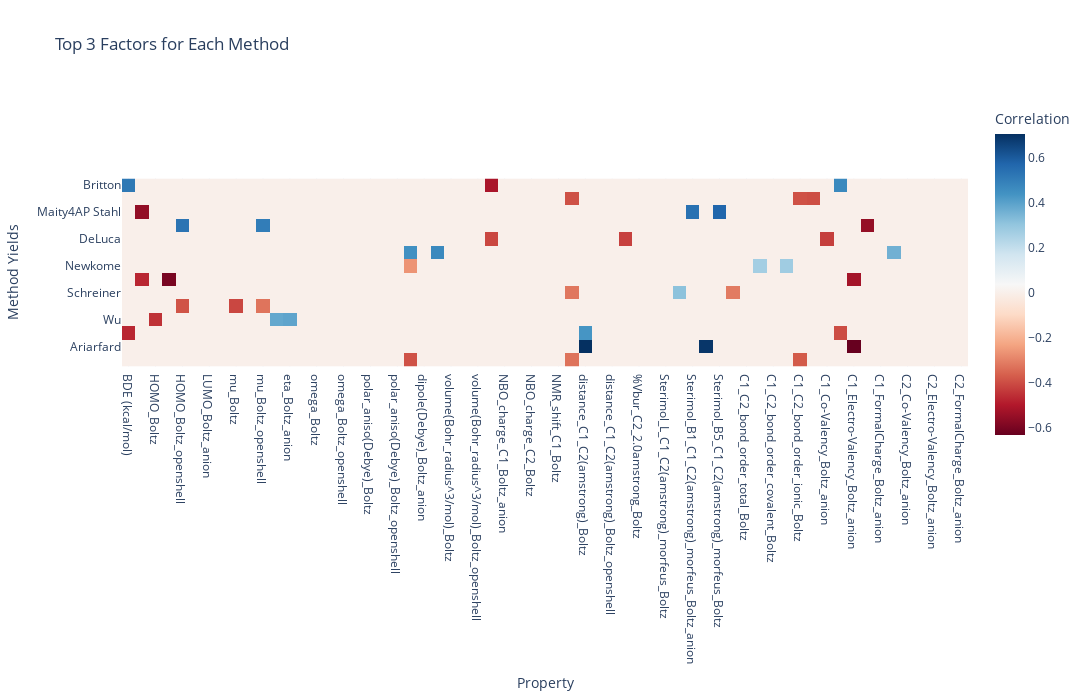

Notebook code for this chart:
### Code cell
import plotly.express as px

# Prepare a matrix with only top 5 factors for each method
filtered_matrix = correlation_results.copy()
filtered_matrix[:] = 0  # Initialize with zeros

for method, factors in top_factors_dict.items():
    # Retain only the top 5 factors
    filtered_matrix.loc[factors, method] = correlation_results.loc[factors, method]

# Plot the 2D matrix
fig = px.imshow(
    filtered_matrix.T,
    labels={"x": "Property", "y": "Method", "color": "Correlation"},
    color_continuous_scale="RdBu",  # Diverging color scale
    title="Top 3 Factors for Each Method",
)

# Customize layout
fig.update_layout(
    height=len(filtered_matrix.columns) * 50,
    width=len(filtered_matrix) * 20,
    xaxis_title="Property",
    yaxis_title="Method Yields",
    template="plotly_white",
)

# Show the plot
fig.show()

### Figure 1 — Plotly figure (JSON) as saved in the notebook; plotly's stock layout.template omitted (floating-point values rounded to 4 significant figures; data arrays with more than 128 entries replaced by an {"elided": "..."} marker saying what was removed)
{"data": [{"coloraxis": "coloraxis", "hovertemplate": "Property: %{x}<br>Method: %{y}<br>Correlation: %{z}<extra></extra>", "name": "0", "type": "heatmap", "x": ["BDE (kcal/mol)", "E_spc (Hartree)", "HOMO_Boltz", "HOMO_Boltz_anion", "HOMO_Boltz_openshell", "LUMO_Boltz", "LUMO_Boltz_anion", "LUMO_Boltz_openshell", "mu_Boltz", "mu_Boltz_anion", "mu_Boltz_openshell", "eta_Boltz", "eta_Boltz_anion", "eta_Boltz_openshell", "omega_Boltz", "omega_Boltz_anion", "omega_Boltz_openshell", "polar_iso(Debye)_Boltz", "polar_aniso(Debye)_Boltz", "polar_aniso(Debye)_Boltz_anion", "polar_aniso(Debye)_Boltz_openshell", "dipole(Debye)_Boltz", "dipole(Debye)_Boltz_anion", "dipole(Debye)_Boltz_openshell", "volume(Bohr_radius^3/mol)_Boltz", "volume(Bohr_radius^3/mol)_Boltz_anion", "volume(Bohr_radius^3/mol)_Boltz_openshell", "NBO_charge_C1_Boltz", "NBO_charge_C1_Boltz_anion", "NBO_charge_C1_Boltz_openshell", "NBO_charge_C2_Boltz", "NBO_charge_C2_Boltz_anion", "NMR_shift_C1_Boltz", "NMR_shift_C2_Boltz", "distance_C1_C2(amstrong)_Boltz", "distance_C1_C2(amstrong)_Boltz_anion", "distance_C1_C2(amstrong)_Boltz_openshell", "%Vbur_C1_2.0amstrong_Boltz_anion", "%Vbur_C2_2.0amstrong_Boltz", "%Vbur_C2_2.0amstrong_Boltz_anion", "Sterimol_L_C1_C2(amstrong)_morfeus_Boltz", "Sterimol_B1_C1_C2(amstrong)_morfeus_Boltz", "Sterimol_B1_C1_C2(amstrong)_morfeus_Boltz_anion", "Sterimol_B1_C1_C2(amstrong)_morfeus_Boltz_openshell", "Sterimol_B5_C1_C2(amstrong)_morfeus_Boltz", "pyramidalization_Gavrish_C1(degree)_Boltz", "C1_C2_bond_order_total_Boltz", "C1_C2_bond_order_total_Boltz_anion", "C1_C2_bond_order_covalent_Boltz", "C1_C2_bond_order_covalent_Boltz_anion", "C1_C2_bond_order_ionic_Boltz", "C1_C2_bond_order_ionic_Boltz_anion", "C1_Co-Valency_Boltz_anion", "C1_Electro-Valency_Boltz", "C1_Electro-Valency_Boltz_anion", "C1_FormalCharge_Boltz", "C1_FormalCharge_Boltz_anion", "C2_Co-Valency_Boltz", "C2_Co-Valency_Boltz_anion", "C2_Electro-Valency_Boltz", "C2_Electro-Valency_Boltz_anion", "C2_FormalCharge_Boltz", "C2_FormalCharge_Boltz_anion"], "xaxis": "x", "y": ["Britton", "Maity2AP Stahl", "Maity4AP Stahl", "Golden Stahl", "DeLuca", "Fujisaki", "Newkome", "Xu Zhang", "Schreiner", "Chen", "Wu", "Lopez Stahl", "Ariarfard", "Kanai"], "yaxis": "y", "z": {"elided": "14x63 float values"}}], "layout": {"coloraxis": {"colorbar": {"title": {"text": "Correlation"}}, "colorscale": [[0, "rgb(103,0,31)"], [0.1, "rgb(178,24,43)"], [0.2, "rgb(214,96,77)"], [0.3, "rgb(244,165,130)"], [0.4, "rgb(253,219,199)"], [0.5, "rgb(247,247,247)"], [0.6, "rgb(209,229,240)"], [0.7, "rgb(146,197,222)"], [0.8, "rgb(67,147,195)"], [0.9, "rgb(33,102,172)"], [1, "rgb(5,48,97)"]]}, "height": 700, "title": {"text": "Top 3 Factors for Each Method"}, "width": 1260, "xaxis": {"anchor": "y", "constrain": "domain", "domain": [0, 1], "scaleanchor": "y", "title": {"text": "Property"}}, "yaxis": {"anchor": "x", "autorange": "reversed", "constrain": "domain", "domain": [0, 1], "title": {"text": "Method Yields"}}}}
